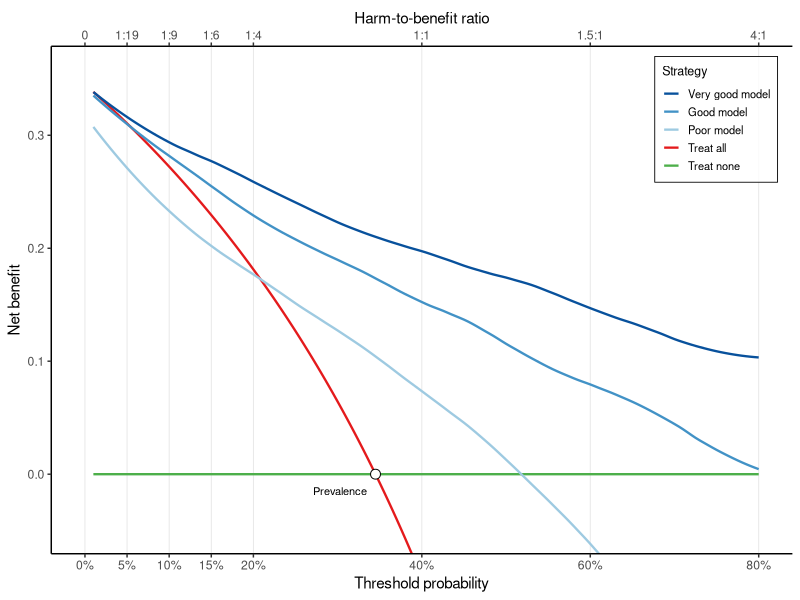

The R source for this figure:
library(tidyverse)

inv_logit <- \(x) 1 / (1 + exp(-x))

set.seed(6192)

n <- 2000
# Outcome driven by the very good model; intercept targets ~35% prevalence
lp_vgood <- rnorm(n, mean = -1.2, sd = 2.5)
p_vgood <- inv_logit(lp_vgood)
y <- rbinom(n, 1, p_vgood)

# Good model: correlated with true risk but noisier
lp_good <- qlogis(p_vgood) + rnorm(n, 0, 1.5)
p_good <- inv_logit(lp_good)

# Poor model: weakly correlated with true risk
lp_poor <- qlogis(p_vgood) + rnorm(n, 0, 4)
p_poor <- inv_logit(lp_poor)

prev <- mean(y)

calc_nb <- function(y, p_pred, thresholds) {
  n <- length(y)
  purrr::map_dbl(thresholds, \(pt) {
    tp <- sum(y == 1 & p_pred >= pt)
    fp <- sum(y == 0 & p_pred >= pt)
    tp / n - fp / n * pt / (1 - pt)
  })
}

thresholds <- seq(0.01, 0.80, by = 0.005)

dca_df <- bind_rows(
  tibble(threshold = thresholds,
         nb = prev - (1 - prev) * thresholds / (1 - thresholds),
         strategy = "Treat all"),
  tibble(threshold = thresholds,
         nb = 0,
         strategy = "Treat none"),
  tibble(threshold = thresholds,
         nb = calc_nb(y, p_vgood, thresholds),
         strategy = "Very good model"),
  tibble(threshold = thresholds,
         nb = calc_nb(y, p_good, thresholds),
         strategy = "Good model"),
  tibble(threshold = thresholds,
         nb = calc_nb(y, p_poor, thresholds),
         strategy = "Poor model")
) |>
  mutate(strategy = factor(strategy,
    levels = c("Very good model", "Good model", "Poor model", "Treat all", "Treat none"),
    labels = c("Very good model", "Good model", "Poor model", "Treat all", "Treat none")))

# Loess smooth the three model lines
model_df <- dca_df |>
  filter(strategy %in% c("Very good model", "Good model", "Poor model")) |>
  group_by(strategy) |>
  mutate(nb_smooth = predict(loess(nb ~ threshold, span = 0.25))) |>
  ungroup()

default_df <- dca_df |>
  filter(strategy %in% c("Treat all", "Treat none"))

# Ticks: denser between 0 and 20%, then every 20%
primary_breaks <- c(0, 0.05, 0.10, 0.15, 0.20, 0.40, 0.60, 0.80)
hb_labels <- sapply(primary_breaks, \(pt) {
  if (pt == 0) return("0")
  ratio <- pt / (1 - pt)
  if (ratio < 1) {
    denom <- round(1 / ratio)
    paste0("1:", denom)
  } else {
    paste0(round(ratio, 1), ":1")
  }
})

p_dca <- ggplot() +
  geom_vline(xintercept = primary_breaks, color = "grey90", linewidth = 0.3) +
  geom_line(data = default_df, aes(x = threshold, y = nb, color = strategy),
            linewidth = 0.8) +
  geom_line(data = model_df, aes(x = threshold, y = nb_smooth, color = strategy),
            linewidth = 0.8) +
  scale_color_manual(
    breaks = c("Very good model", "Good model", "Poor model", "Treat all", "Treat none"),
    values = c(
      "Very good model" = "#08519C",
      "Good model"      = "#4292C6",
      "Poor model"      = "#9ECAE1",
      "Treat all"       = "#E41A1C",
      "Treat none"      = "#4DAF4A"
  )) +
  scale_x_continuous(
    limits = c(0, 0.8),
    breaks = primary_breaks,
    labels = scales::percent_format(accuracy = 1),
    sec.axis = sec_axis(~ ., breaks = primary_breaks, labels = hb_labels,
                        name = "Harm-to-benefit ratio")
  ) +
  annotate("point", x = prev, y = 0, shape = 21, size = 3,
           fill = "white", color = "black") +
  annotate("text", x = prev - 0.01, y = -0.015, label = "Prevalence",
           size = 2.8, hjust = 1) +
  coord_cartesian(ylim = c(-0.05, max(dca_df$nb) + 0.02)) +
  labs(x = "Threshold probability", y = "Net benefit",
       color = "Strategy") +
  theme_classic(base_size = 11) +
  theme(
    legend.position = c(0.98, 0.98),
    legend.justification = c(1, 1),
    legend.background = element_rect(fill = alpha("white", 0.8), color = "black", linewidth = 0.3),
    legend.key.size = unit(0.9, "lines"),
    legend.text = element_text(size = 8),
    legend.title = element_text(size = 9)
  )

ggsave("figures/Introduction/dca.pdf", p_dca, width = 5, height = 4, units = "in")
